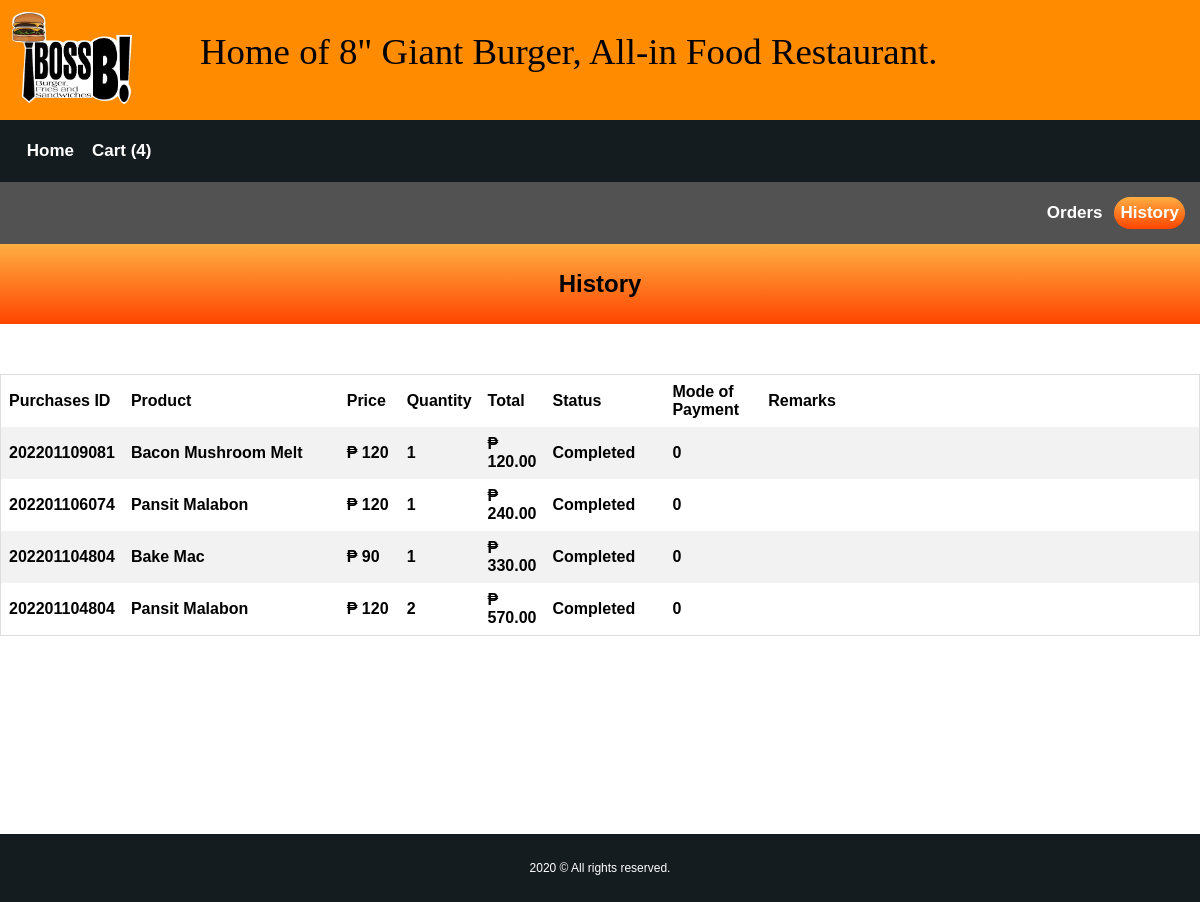
Page /user/history.php (signed in) on the committed database.
### tables this page shows
CREATE TABLE `cart` (
  `ID` int(11) NOT NULL,
  `C_ID` int(11) NOT NULL,
  `PROD_ID` varchar(100) NOT NULL,
  `qty` int(11) NOT NULL,
  `total` decimal(10,2) NOT NULL,
  `date_added` varchar(100) NOT NULL,
  `mop` varchar(60) NOT NULL,
  `status` varchar(100) NOT NULL,
  `ordercode` varchar(100) NOT NULL,
  `price` int(11) NOT NULL,
  `Cust_Notes` varchar(255) NOT NULL
);

### user/history.php (the view, shortened to what this page needs)
<?php include ('../dbase/dbaseconnection.php');?>
<!DOCTYPE html>
<html>
<head>
	<link rel="stylesheet" href="https://cdnjs.cloudflare.com/ajax/libs/font-awesome/4.7.0/css/font-awesome.min.css">
</head>
<body>
<div class="row">
<div class="header12">
	<p>Home of 8" Giant Burger, All-in Food Restaurant.</p>
  <a href="c_dashboard.php" class="logo"><img src="../icons/logo.png" alt="Logo" width="120px"></a>
</div>
</div>
<div class="topnav" id="myTopnav">
  <?php
  $id_no=$_SESSION['SESS_MEMBER_ID'];
  	$query2=mysqli_query($conn,"select * from cart where C_ID='$id_no' and status='Pending'")or die(mysqli_error($conn));
		$count=mysqli_num_rows($query2);
  ?>
	<a href="c_dashboard.php">Home</a>
  <a class="active" href="cart.php">Cart (<?php echo $count; ?>)</a>
</div>
<div class="topnav" id="myTopnav" style="background-color:#525252;">
  <a class="history" href="history.php" style="float: right;" autofocus="autofocus">History</a>
  <a class="orders" href="pending.php" style="float: right;">Orders</a>
</div>
</body>
</html>
<!DOCTYPE html>
<html>
<head>
</head>
<body >
</head>
<body>
<div class="row1">
<div class="header1">
	<h1>History</h1>
</div>
</div>
<div class="row2">
</head>
<body>
<div style="overflow-x:auto; margin-top:50px;">
<table>
  <tr>
		<th width='7%'>Purchases ID</th>
		<th width='18%'>Product</th>
	  <th width='5%'>Price</th>
		<th width='5%'>Quantity</th>
		<th width='5%'>Total</th>
		<th width='10%'>Status</th>
    <th width='8%'>Mode of Payment</th>
    <th>Remarks</th>
	</tr>
<?php
		$id=$_SESSION['SESS_MEMBER_ID'];
		$total=0;
		$query=mysqli_query($conn,"select * from cart where C_ID='$id' and status='Completed' order by ID")or die(mysqli_error($conn));
		while($row=mysqli_fetch_array($query)){
		$total=$total+$row['total'];
?>
  <tr>
      <th><?php echo $row['ordercode'];?></th>
      <th><?php echo $row['PROD_ID'];?></th>
      <th>&#8369; <?php echo $row['price'];?></th>
      <th><?php echo $row['qty'];?></th>
	    <th>&#8369; <?php echo number_format($total,2);?></th>
	    <th><?php echo $row['status'];?></th>
      <th><?php echo $row['mop'];?></th>
      <th><?php echo $row['Cust_Notes'];?></th>
  </tr>
  <?php
  }
  ?>
</table>
          <br><br>
</div>
</div>
<br><br><br><br><br><br><br><br><br>
<div class="footer">
  <p>2020 © All rights reserved.</p>
</div>
</body>
</html>

### user/history.php (style rules this page uses)
body { margin: 0; font-family: Arial, Helvetica, sans-serif; background-color: white; }
.header12 { background: white; color: white; }
.header12 a { float: left; color: black; text-align: center; padding: 12px; text-decoration: none; font-size: 18px; line-height: 25px; border-radius: 4px; }
.header12 p { font-size: 2.3em; font-family: 'Gabriola'; color:black; margin-left:200px; margin-top:30px; position:absolute; }
.header12 a.logo { font-size: 25px; font-weight: bold; }
body { margin: 0; font-family: Arial, Helvetica, sans-serif; }
.topnav { overflow: hidden; background-color:#151c1f; padding:15px; }
.topnav a { float: left; display: block; color: white; font-weight: bold; text-align: center; margin-left: .5%; padding: 6px; text-decoration: none; font-size: 17px; border-radius: 100px; }
.topnav a.history { background-image: linear-gradient(#ffae42, #ff4500); color: white; float:left; }
* { box-sizing: border-box; }
.row::after { content: ""; clear: both; display: table; }
.row { background-color:#FF8C00; }
.row1 { background-color:white; }
.row2 { background-color:white; }
html { font-family: "Lucida Sans", sans-serif; }
.footer { background-color: #151c1f; color: #ffffff; text-align: center; font-size: 12px; padding: 15px; }
.header1 { padding: 10px; text-align: center; background-image: linear-gradient(#ffae42, #ff4500); color: black; font-size: 12px; }
table { border-collapse: collapse; border-spacing: 0; width: 100%; border: 1px solid #ddd; }
th, td { text-align: left; padding: 8px; }
tr:nth-child(even) { background-color: #f2f2f2 }

### rows in the picture
cart: ordercode "202201109081", PROD_ID "Bacon Mushroom Melt", price "120", qty "1", total "120.00", status "Completed", mop "0"
cart: ordercode "202201106074", PROD_ID "Pansit Malabon", price "120", qty "1", total "240.00", status "Completed", mop "0"
cart: ordercode "202201104804", PROD_ID "Bake Mac", price "90", qty "1", total "330.00", status "Completed", mop "0"
cart: ordercode "202201104804", PROD_ID "Pansit Malabon", price "120", qty "2", total "570.00", status "Completed", mop "0"

### other values in the picture
$count "4"
